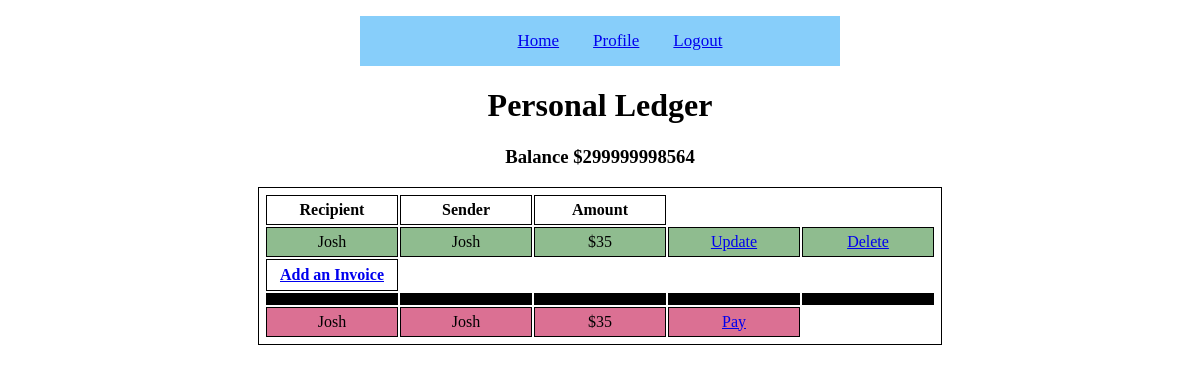
/Profile (signed in), run on an earlier commit of the app's database.
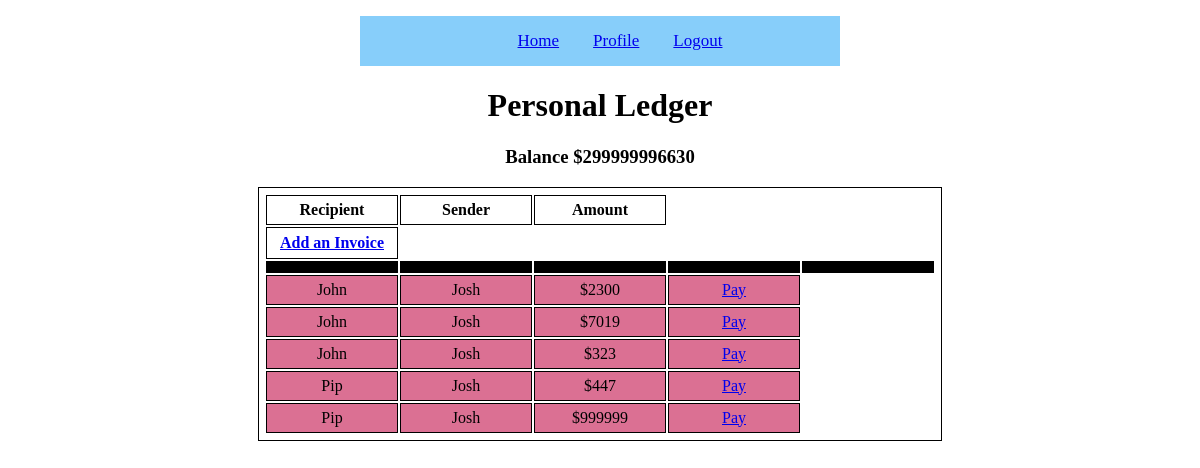
And on a later commit of the database.
### BracketFinal.py (models this page shows, shortened)
class User(UserMixin, db.Model):
    id = db.Column(db.Integer, primary_key=True)
    invoices = db.relationship('Invoice', backref='user')
    username = db.Column(db.String(100), unique=True, nullable=False)
    password = db.Column(db.String(100), nullable=False)
    email = db.Column(db.String(100),unique=True, nullable=False)
    balance = db.Column(db.Integer)

class Invoice(db.Model):
    id = db.Column(db.Integer, primary_key=True)
    sender = db.Column(db.Integer, db.ForeignKey('user.username'))
    recipient = db.Column(db.String(100), unique=True, nullable=False)
    amount = db.Column(db.Integer)

### BracketFinal.py (the view)
@app.route('/Profile')
@login_required
def profile():
    charges = Invoice.query.filter_by(sender=current_user.username).all()
    bills = Invoice.query.filter_by(recipient=current_user.username).all()
    balance = current_user.balance
    return render_template("profile.html", charges=charges, bills=bills, balance=balance)

### BracketFinal.py (called while the page is built)
@login.user_loader
def load_user(uid):
    return User.query.get(uid)

### templates/profile.html (shortened to what this page needs)
<!DOCTYPE html>
<html lang="en">
{% extends "base.html" %}
{% block content %}
<body>
<h1>Personal Ledger</h1>
<h3>Balance ${{ balance }}</h3>
      <table>
         <thead>
            <tr>
               <th>Recipient</th>
               <th>Sender</th>
               <th>Amount</th>
            </tr>
         </thead>
         <tbody>
            {% for charge in charges %}
               <tr class="charge">
                  <td>{{ charge.sender }}</td>
                  <td>{{ charge.recipient }}</td>
                  <td>${{ charge.amount }}</td>
                   <td><a href="/invoice/{{charge.id}}">Update</a></td>
                   <td><a href="/delete/{{charge.id}}">Delete</a></td>
               </tr>
            {% endfor %}
            <th class="new_invoice"><a href="{{ url_for('invoice', id = -99)}}">Add an Invoice</a></th>
            <tr class="empty"><td></td><td></td><td></td><td></td><td></td></tr>
         {% for charge in bills %}
               <tr class="bill">
                  <td>{{ charge.sender }}</td>
                  <td>{{ charge.recipient }}</td>
                  <td>${{ charge.amount }}</td>
                   <td><a href="{{ url_for('pay', id = charge.id)}}">Pay</a></td>
               </tr>
            {% endfor %}
         </tbody>
      </table>
</body>
{% endblock %}

### templates/base.html (shortened to what this page needs)
<!DOCTYPE html>
<html lang="en">
<head>
    <link rel="stylesheet" href="../static/style.css">
</head>
<div class = "nav">
    <nav>
        <ul>
            <li><a href="{{ url_for('home') }}">Home</a></li>
            {% if current_user.is_anonymous %}
                <li><a href="{{ url_for('register') }}">Create Account</a></li>
                <li><a href="{{ url_for('load_login') }}">Login</a></li>
            {% else %}
                <li><a href="{{ url_for('profile') }}">Profile</a></li>
                <li><a href="{{ url_for('logout')}}">Logout</a></li>
            {% endif %}
        </ul>
    </nav>
</div>
{% block content %}
{% endblock %}
</html>

### static/style.css (style rules this page uses)
html, body { height:100%; }
html { display:table; width:100%; }
body { display:table-cell; text-align:center; vertical-align:text-top; }
div.nav { width: 40%; background-color: lightskyblue; align-items: center; text-align: center; position:relative; margin:0 auto; clear:left; height:auto; z-index: 0; }
nav ul li { vertical-align:text-top; display: inline-block; list-style-type: none; font-size: 17px; }
li { text-align:center; vertical-align:text-top; margin: 15px; color: green; }
table, th, td { margin:0 auto; border: 1px solid black; text-align: center; padding: 5px; }
td,th { width: 120px; }
tr.bill { background-color: palevioletred; }
th.new_invoice { height: 20px; }
tr.empty { background-color: black; margin-top: 5px; margin-bottom: 15px; }

What changed in the data, as far as the page shows it:
removed Invoice: sender "Josh", recipient "Josh", amount "35"
changed User: balance "299999998564" → "299999996630"
added Invoice: sender "John", recipient "Josh", amount "2300", shown under "Balance $299999996630"
added Invoice: sender "John", recipient "Josh", amount "7019", shown under "Balance $299999996630"
added Invoice: sender "John", recipient "Josh", amount "323", shown under "Balance $299999996630"
added Invoice: sender "Pip", recipient "Josh", amount "447", shown under "Balance $299999996630"
added Invoice: sender "Pip", recipient "Josh", amount "999999", shown under "Balance $299999996630"
